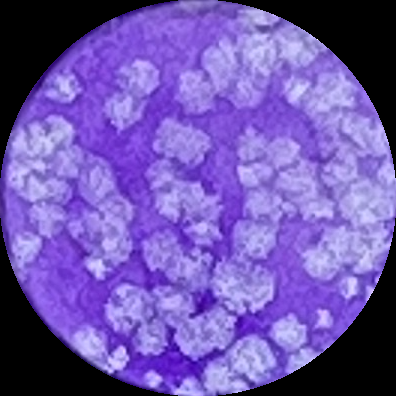
%> input picture circle.png, 396 x 396 px
$ octave crop.m   (GNU Octave 9; MATLAB toolbox functions it lacks are replaced by stand-ins)
%> lines starting %> are read from the running program, lines starting %| are printed output that depends on the picture; in (x1, y1, x2, y2) boxes, pixels count from 0 and x2, y2 are one past the last pixel; in counts of white or black regions, pixels touching at a corner belong together; the program's own positions count from 1
### MATLAB-Scripts-main/MATLAB-Scripts-main/current_code/singleWellDetection.m
function [finalCount] = singleWellDetection(inputImage)
% [6 lines of commented-out code are left out]
gray_image = rgb2gray(inputImage);
se = strel('disk', 18)
background = imopen(gray_image,se);
imshow(background)
Image_plaque = gray_image - background;
imshow(Image_plaque)
Image_contrast = imadjust(Image_plaque);
imshow(Image_contrast)
bw = imbinarize(Image_contrast,0.6);
bw = bwareaopen(bw,50);
imshow(bw)


[B,L] = bwboundaries(bw,'nohole')

imshow(label2rgb(L, @jet, [.5 .5 .5]))
hold on
for k = 1:length(B)
   boundary = B{k};
   plot(boundary(:,2), boundary(:,1), 'w', 'LineWidth', 2)
end
hold on
y = size(B);
title("Number of plaques detected: " + y(1));
finalCount = y(1);

end

### MATLAB-Scripts-main/MATLAB-Scripts-main/current_code/crop.m
offset = 1; % mm
wellSize = 15.6; %diameter in mm
scale = 1-offset/(15.6/2);
figure(1)
originalImage = imread('circle.png');
%> originalImage is the input picture: size 396x396x3 uint8; mean R, G, B 110.1, 86.2, 172.2
imshow(originalImage);
[rows, columns, numberOfColorChannels] = size(originalImage);
%> rows = 396; columns = 396; numberOfColorChannels = 3
%center = [rows/2; columns/2];
%radius = [rows/2];
normalRadius = [rows/2];
%> normalRadius = 198
center = [rows/2; columns/2];
%> center = [198; 198]
radius = [rows/2*scale];
%> radius = 172.6

% coordinates of a circle
angles = linspace(0, 2*pi, 10000);
x = cos(angles) * radius + center(1);
y = sin(angles) * radius + center(2);

mask = poly2mask(x,y,rows,columns);

% Mask the image with the circle.
if numberOfColorChannels == 1
	maskedImage = originalImage; % Initialize with the entire image.
	maskedImage(~circleImage) = 0; % Zero image outside the circle mask.
else
	% Mask the image.
	maskedImage = bsxfun(@times, originalImage, cast(mask, class(originalImage)));
end
% Crop the image to the bounding box.
figure(2)
props = regionprops(mask, 'BoundingBox');
maskedImage = imcrop(maskedImage, props.BoundingBox);
%> maskedImage: size 347x347x3 uint8
imshow(maskedImage, []);
figure(3)
scaledPlaques = singleWellDetection(maskedImage)
%> in singleWellDetection, `background = imopen(gray_image,se);`:
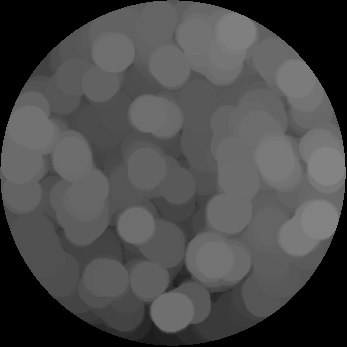
%> background: size 347x347 uint8; min 0, max 131, mean 73.8
%> in singleWellDetection, `Image_plaque = gray_image - background;`:
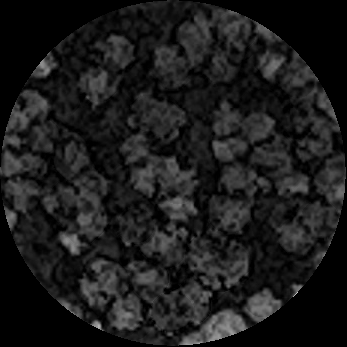
%> Image_plaque: size 347x347 uint8; min 0, max 205, mean 27.5
%> in singleWellDetection, `Image_contrast = imadjust(Image_plaque);`:
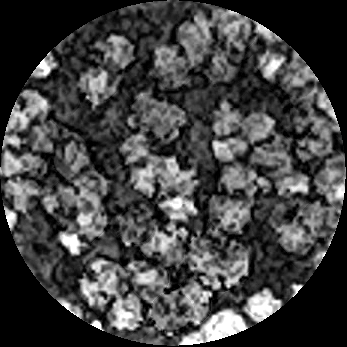
%> Image_contrast: size 347x347 uint8; min 0, max 255, mean 65.8
%> in singleWellDetection, `bw = imbinarize(Image_contrast,0.6);`:
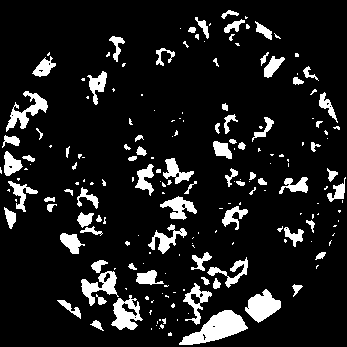
%> bw: size 347x347 logical; 11.3% white; 195 white regions (116 under 20 px), largest, box (x1, y1, x2, y2) and area: (179, 310, 248, 345) 1166, (245, 289, 281, 323) 703, (111, 295, 143, 330) 619
%> in singleWellDetection, `[B,L] = bwboundaries(bw,'nohole')`:
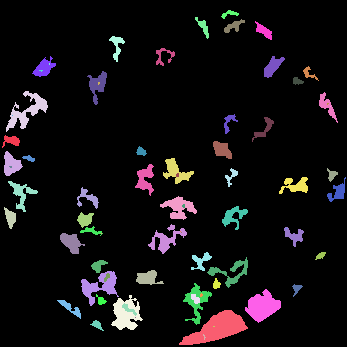
%> L: size 347x347 double; 73 distinct labels, from 0 to 72; one colour per label, 0 black
%> in singleWellDetection, `[B,L] = bwboundaries(bw,'nohole')`: B = 72 boundaries; largest, box (x1, y1, x2, y2) and points: (6, 91, 48, 132) 200, (148, 224, 187, 254) 160, (207, 257, 248, 288) 157, (81, 271, 119, 306) 151, (179, 310, 248, 345) 150
%> in singleWellDetection, `imshow(label2rgb(L, @jet, [.5 .5 .5]))`:
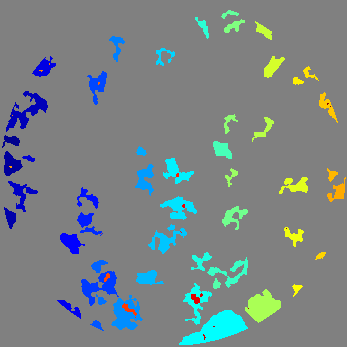
%> displayed picture: size 347x347x3, on the screen's scale of 0 to 255; mean R, G, B 120.9, 131.4, 133.9
%> the loop in singleWellDetection, `for k = 1:length(B)` made 72 passes
%> boundary on passes 52, 53, 55, 56, 57, 60: [167 10; 167 11; 167 12; 168 12; 168 11; 167 10], [116 13; 116 13], [64 50; 65 50; 64 50], [83 99; 83 100; 84 100; 85 99; 84 99; 83 99], [234 102; 234 102], [318 136; 318 136]
%> in singleWellDetection, `y = size(B);`: y = [72 1]
%> in singleWellDetection, `finalCount = y(1);`: finalCount = 72
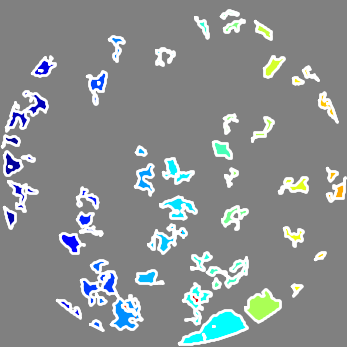
%> figure redrawn from the program's plot data; its title reads 'Number of plaques detected: 72'
%> scaledPlaques = 72

% scaling
totalNumOfCurcles = scaledPlaques * normalRadius^2 / radius^2
%> totalNumOfCurcles = 94.73

$ run again, with 12W_x.png copied over circle.png
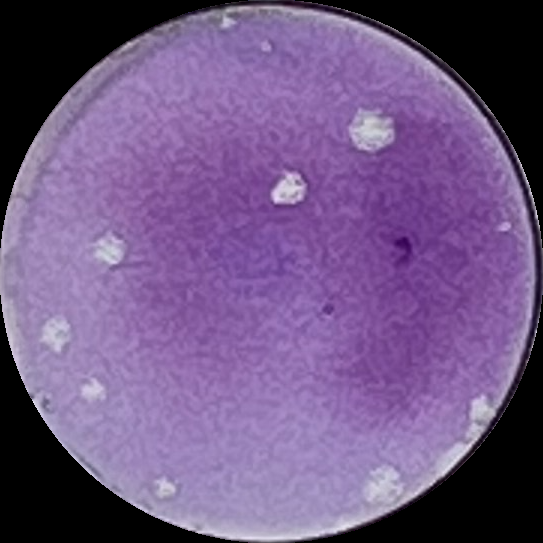
%> input picture 12W_x.png, 543 x 543 px
%> originalImage is the input picture: size 543x543x3 uint8; mean R, G, B 111.2, 86.4, 131.5
%> in singleWellDetection, `[B,L] = bwboundaries(bw,'nohole')`:
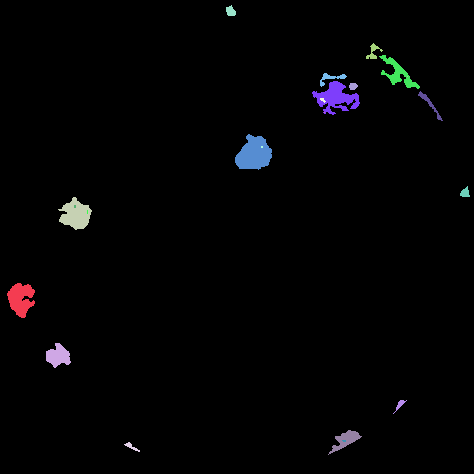
%> L: size 474x474 double; 23 distinct labels, from 0 to 22; one colour per label, 0 black
%> B = 22 boundaries; largest, box (x1, y1, x2, y2) and points: (312, 81, 360, 115) 209, (379, 55, 420, 89) 150, (7, 283, 35, 318) 115, (235, 134, 272, 170) 109, (58, 197, 92, 230) 106
%> the loop in singleWellDetection, `for k = 1:length(B)` made 22 passes
%> boundary on passes 18, 20, 22: [147 262; 147 263; 148 263; 148 262; 147 262], [113 325; 113 325], [77 408; 77 408]
%> y = [22 1]
%> finalCount = 22
%> `scaledPlaques = singleWellDetection(maskedImage)`:
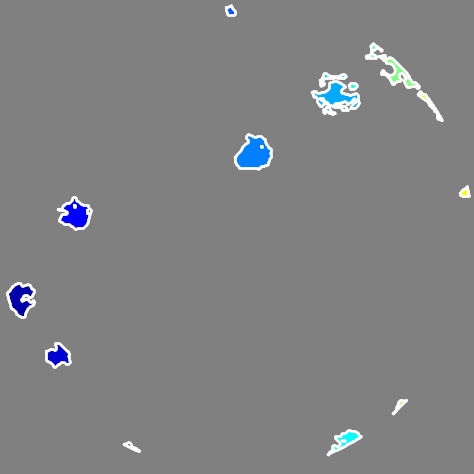
%> figure redrawn from the program's plot data; its title reads 'Number of plaques detected: 22'
%> totalNumOfCurcles = 28.95

$ run again, with bop.png copied over circle.png
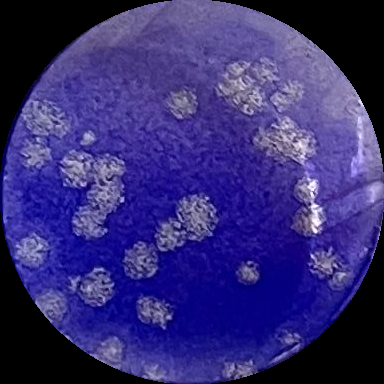
%> input picture bop.png, 384 x 384 px
%> originalImage is the input picture: size 384x384x3 uint8; mean R, G, B 52.6, 44.3, 116
%> L: size 335x335 double; 111 distinct labels, from 0 to 110
%> B = 110 boundaries; largest, box (x1, y1, x2, y2) and points: (47, 133, 99, 213) 481, (249, 105, 290, 141) 226, (152, 170, 191, 211) 222, (273, 147, 301, 209) 210, (55, 243, 89, 278) 204
%> the loop in singleWellDetection, `for k = 1:length(B)` made 110 passes
%> boundary on passes 31, 32, 35, 36, 37, 39, 40, 43: [125 10; 125 10], [125 14; 125 14], [133 23; 133 23], [146 42; 146 42], [149 46; 149 46], [149 55; 149 56; 150 57; 150 56; 150 55; 149 55], [189 55; 189 55], [117 60; 117 61; 117 62; 117 61; 117 60]
%> y = [110 1]
%> finalCount = 110
%> `scaledPlaques = singleWellDetection(maskedImage)`:
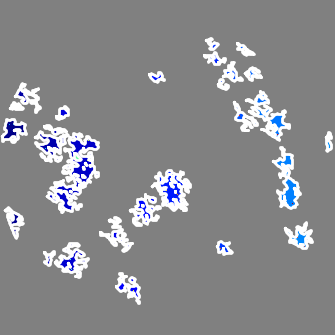
%> figure redrawn from the program's plot data; its title reads 'Number of plaques detected: 110'
%> totalNumOfCurcles = 144.7
